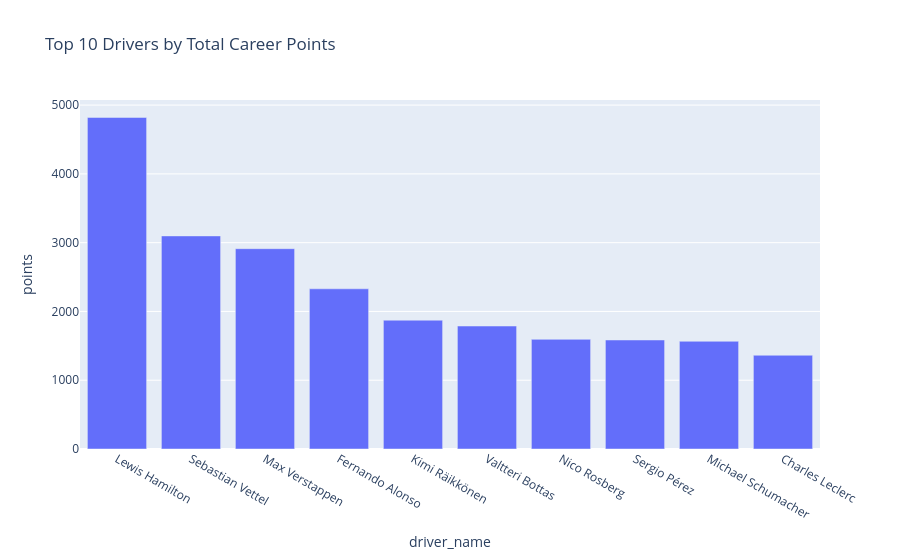

Here is the notebook cell this chart was saved with:
### Code cell
top_drivers = df.groupby('driver_name')['points'].sum().sort_values(ascending=False).head(10).reset_index()

fig = px.bar(top_drivers, x='driver_name', y='points', title='Top 10 Drivers by Total Career Points')
fig.show()

### Figure 1 — Plotly figure (JSON) as saved in the notebook; plotly's stock layout.template omitted (floating-point values rounded to 4 significant figures)
{"data": [{"alignmentgroup": "True", "hovertemplate": "driver_name=%{x}<br>points=%{y}<extra></extra>", "legendgroup": "", "marker": {"color": "#636efa", "pattern": {"shape": ""}}, "name": "", "offsetgroup": "", "orientation": "v", "showlegend": false, "textposition": "auto", "type": "bar", "x": ["Lewis Hamilton", "Sebastian Vettel", "Max Verstappen", "Fernando Alonso", "Kimi Räikkönen", "Valtteri Bottas", "Nico Rosberg", "Sergio Pérez", "Michael Schumacher", "Charles Leclerc"], "xaxis": "x", "y": [4820.0, 3098, 2912.0, 2329, 1873, 1788, 1594.0, 1585, 1566, 1363], "yaxis": "y"}], "layout": {"barmode": "relative", "legend": {"tracegroupgap": 0}, "title": {"text": "Top 10 Drivers by Total Career Points"}, "xaxis": {"anchor": "y", "domain": [0, 1], "title": {"text": "driver_name"}}, "yaxis": {"anchor": "x", "domain": [0, 1], "title": {"text": "points"}}}}
